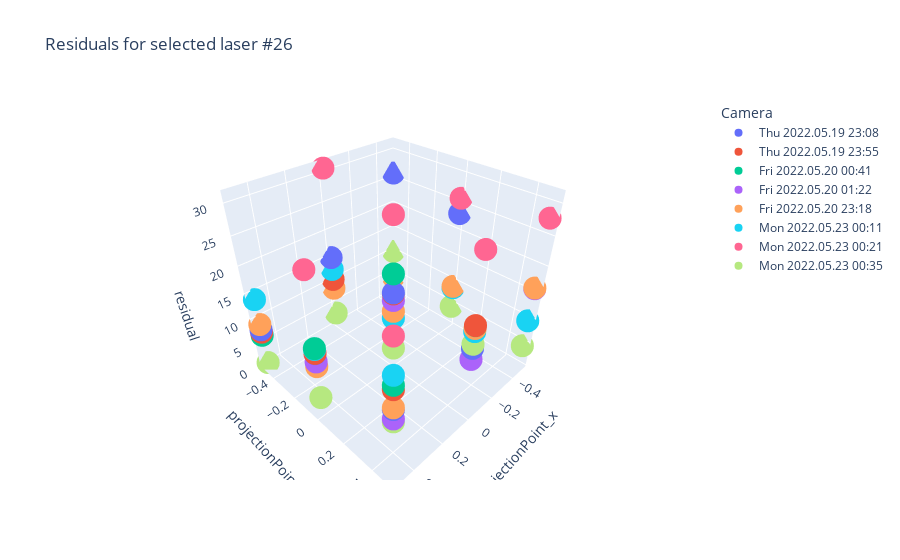

The code cell stored with this chart in its notebook:
### Code cell
select_laser = 26
data_points_selected = list(filter(lambda data_point: data_point['Laser'] == select_laser, data_points))


fig = px.scatter_3d(data_points_selected
    , x='projectionPoint_x'
    , y='projectionPoint_y'
    , z='residual'
    , color='Camera'
    , hover_name='Laser'
	, hover_data=['beam_capture_index', 'projectionPoint_x', 'projectionPoint_y']
    , title="Residuals for selected laser #{0}".format(select_laser))
fig.show()

### Figure 1 — Plotly figure (JSON) as saved in the notebook; plotly's stock layout.template omitted (floating-point values rounded to 4 significant figures)
{"data": [{"customdata": [[0], [1], [2], [3], [4], [5], [6], [7]], "hovertemplate": "<b>%{hovertext}</b><br><br>Camera=Thu 2022.05.19 23:08<br>projectionPoint_x=%{x}<br>projectionPoint_y=%{y}<br>residual=%{z}<br>beam_capture_index=%{customdata[0]}<extra></extra>", "hovertext": [26, 26, 26, 26, 26, 26, 26, 26], "legendgroup": "Thu 2022.05.19 23:08", "marker": {"color": "#636efa", "symbol": "circle"}, "mode": "markers", "name": "Thu 2022.05.19 23:08", "scene": "scene", "showlegend": true, "type": "scatter3d", "x": [-0.5, 0, 0.5, -0.5, 0, 0.5, 0, 0.5], "y": [-0.5, -0.5, -0.5, 0, 0, 0, 0.5, 0.5], "z": [26.02, 15.01, 7.864, 23.33, 15.21, 12.67, 13.63, 13.91]}, {"customdata": [[0], [1], [2], [3], [4], [5]], "hovertemplate": "<b>%{hovertext}</b><br><br>Camera=Thu 2022.05.19 23:55<br>projectionPoint_x=%{x}<br>projectionPoint_y=%{y}<br>residual=%{z}<br>beam_capture_index=%{customdata[0]}<extra></extra>", "hovertext": [26, 26, 26, 26, 26, 26], "legendgroup": "Thu 2022.05.19 23:55", "marker": {"color": "#EF553B", "symbol": "circle"}, "mode": "markers", "name": "Thu 2022.05.19 23:55", "scene": "scene", "showlegend": true, "type": "scatter3d", "x": [0, 0.5, 0, 0.5, 0, 0.5], "y": [-0.5, -0.5, 0, 0, 0.5, 0.5], "z": [10.49, 7.357, 15.02, 12.71, 17.65, 17.24]}, {"customdata": [[0], [1], [2], [3], [4]], "hovertemplate": "<b>%{hovertext}</b><br><br>Camera=Fri 2022.05.20 00:41<br>projectionPoint_x=%{x}<br>projectionPoint_y=%{y}<br>residual=%{z}<br>beam_capture_index=%{customdata[0]}<extra></extra>", "hovertext": [26, 26, 26, 26, 26], "legendgroup": "Fri 2022.05.20 00:41", "marker": {"color": "#00cc96", "symbol": "circle"}, "mode": "markers", "name": "Fri 2022.05.20 00:41", "scene": "scene", "showlegend": true, "type": "scatter3d", "x": [0.5, 0, 0.5, 0, 0.5], "y": [-0.5, 0, 0, 0.5, 0.5], "z": [6.7, 18.69, 13.6, 17.63, 17.94]}, {"customdata": [[0], [1], [2], [3], [4]], "hovertemplate": "<b>%{hovertext}</b><br><br>Camera=Fri 2022.05.20 01:22<br>projectionPoint_x=%{x}<br>projectionPoint_y=%{y}<br>residual=%{z}<br>beam_capture_index=%{customdata[0]}<extra></extra>", "hovertext": [26, 26, 26, 26, 26], "legendgroup": "Fri 2022.05.20 01:22", "marker": {"color": "#ab63fa", "symbol": "circle"}, "mode": "markers", "name": "Fri 2022.05.20 01:22", "scene": "scene", "showlegend": true, "type": "scatter3d", "x": [0, 0.5, -0.5, 0, 0.5], "y": [0, 0, 0.5, 0.5, 0.5], "z": [13.78, 11.1, 16.0, 11.58, 12.22]}, {"customdata": [[0], [1], [2], [3], [4], [5], [6], [7], [8]], "hovertemplate": "<b>%{hovertext}</b><br><br>Camera=Fri 2022.05.20 23:18<br>projectionPoint_x=%{x}<br>projectionPoint_y=%{y}<br>residual=%{z}<br>beam_capture_index=%{customdata[0]}<extra></extra>", "hovertext": [26, 26, 26, 26, 26, 26, 26, 26, 26], "legendgroup": "Fri 2022.05.20 23:18", "marker": {"color": "#FFA15A", "symbol": "circle"}, "mode": "markers", "name": "Fri 2022.05.20 23:18", "scene": "scene", "showlegend": true, "type": "scatter3d", "x": [-0.5, 0, 0.5, -0.5, 0, 0.5, -0.5, 0, 0.5], "y": [-0.5, -0.5, -0.5, 0, 0, 0, 0.5, 0.5, 0.5], "z": [3.881, 8.575, 8.966, 8.986, 11.65, 10.2, 16.12, 17.16, 14.2]}, {"customdata": [[0], [1], [2], [3], [4], [5], [6], [7]], "hovertemplate": "<b>%{hovertext}</b><br><br>Camera=Mon 2022.05.23 00:11<br>projectionPoint_x=%{x}<br>projectionPoint_y=%{y}<br>residual=%{z}<br>beam_capture_index=%{customdata[0]}<extra></extra>", "hovertext": [26, 26, 26, 26, 26, 26, 26, 26], "legendgroup": "Mon 2022.05.23 00:11", "marker": {"color": "#19d3f3", "symbol": "circle"}, "mode": "markers", "name": "Mon 2022.05.23 00:11", "scene": "scene", "showlegend": true, "type": "scatter3d", "x": [0, 0.5, -0.5, 0, 0.5, -0.5, 0, 0.5], "y": [-0.5, -0.5, 0, 0, 0, 0.5, 0.5, 0.5], "z": [12.6, 13.95, 8.692, 10.31, 13.44, 9.736, 16.62, 19.51]}, {"customdata": [[0], [1], [2], [3], [4], [5], [6]], "hovertemplate": "<b>%{hovertext}</b><br><br>Camera=Mon 2022.05.23 00:21<br>projectionPoint_x=%{x}<br>projectionPoint_y=%{y}<br>residual=%{z}<br>beam_capture_index=%{customdata[0]}<extra></extra>", "hovertext": [26, 26, 26, 26, 26, 26, 26], "legendgroup": "Mon 2022.05.23 00:21", "marker": {"color": "#FF6692", "symbol": "circle"}, "mode": "markers", "name": "Mon 2022.05.23 00:21", "scene": "scene", "showlegend": true, "type": "scatter3d", "x": [0, -0.5, 0, 0.5, -0.5, 0, 0.5], "y": [-0.5, 0, 0, 0, 0.5, 0.5, 0.5], "z": [30.89, 25.98, 28.34, 26.31, 27.81, 29.11, 25.17]}, {"customdata": [[0], [1], [2], [3], [4], [5], [6], [7], [8]], "hovertemplate": "<b>%{hovertext}</b><br><br>Camera=Mon 2022.05.23 00:35<br>projectionPoint_x=%{x}<br>projectionPoint_y=%{y}<br>residual=%{z}<br>beam_capture_index=%{customdata[0]}<extra></extra>", "hovertext": [26, 26, 26, 26, 26, 26, 26, 26, 26], "legendgroup": "Mon 2022.05.23 00:35", "marker": {"color": "#B6E880", "symbol": "circle"}, "mode": "markers", "name": "Mon 2022.05.23 00:35", "scene": "scene", "showlegend": true, "type": "scatter3d", "x": [-0.5, 0, 0.5, -0.5, 0, 0.5, -0.5, 0, 0.5], "y": [-0.5, -0.5, -0.5, 0, 0, 0, 0.5, 0.5, 0.5], "z": [9.953, 2.912, 0.546, 4.477, 3.894, 3.849, 4.41, 14.39, 11.7]}], "layout": {"legend": {"title": {"text": "Camera"}, "tracegroupgap": 0}, "scene": {"domain": {"x": [0, 1], "y": [0, 1]}, "xaxis": {"title": {"text": "projectionPoint_x"}}, "yaxis": {"title": {"text": "projectionPoint_y"}}, "zaxis": {"title": {"text": "residual"}}}, "title": {"text": "Residuals for selected laser #26"}}}
